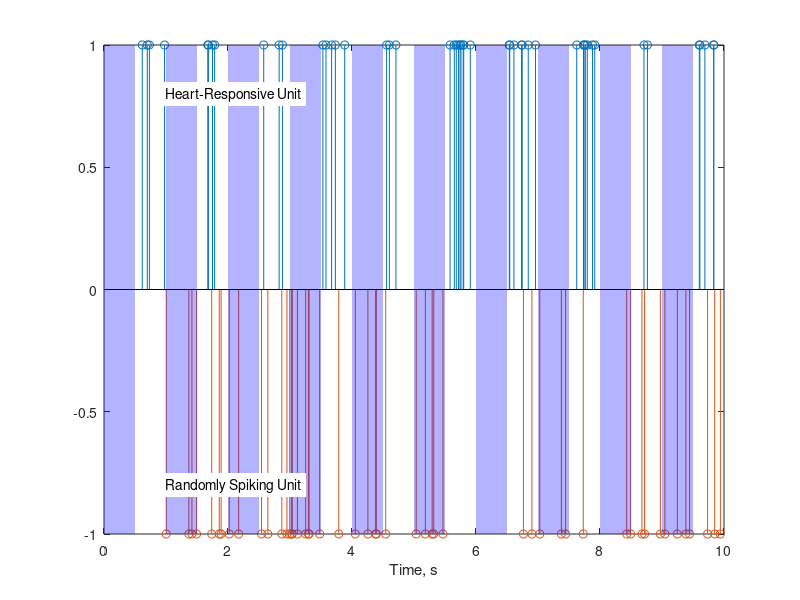

The MATLAB source for this figure: (Note: this script raises an error after producing the figure.)
function testsim_singleUnit_stability

stability1 = nan(1000, 1);
stability2 = nan(1000, 1);

heartBeatStarts = [0:9];

for simNum = 1:1000

    t1 = sort(rand(100, 1) * 10); % random timestamps, 10s @ 10 Hz
    
    % drop half of the t1 times imitation hart-beat modulation at 2 Hz
    t1_to_drop = arrayfun(@(x) t1 > x & t1 < x + 0.5, heartBeatStarts, 'UniformOutput', false);
    t1_to_drop = any([t1_to_drop{:}]');
    t1 = t1(~t1_to_drop);
    
    t2 = sort(rand(1, 50) * 10); % random timestamps, 10s @ 5 Hz (as I dropped half of the time stamps of t1)
    
    if simNum == 1
        figure, stem(t1, ones(length(t1),1)), hold on, stem(t2,(-1)*ones(length(t2),1))
        arrayfun(@(x) fill([x+0.5 x x x+0.5], [-1 -1 1 1], 'b', 'LineStyle', 'none', 'FaceAlpha', 0.3), heartBeatStarts, 'UniformOutput', false)
        text(1, -0.8, 'Randomly Spiking Unit', 'BackgroundColor', 'w')
        text(1, 0.8, 'Heart-Responsive Unit', 'BackgroundColor', 'w')
        xlabel('Time, s')
        hold off
    end
    
    FR1 = smooth(diff(t1),10);
    FR2 = smooth(diff(t2),10);
    
    stability1(simNum)=nanmean(FR1)/nanstd(FR1);
    stability2(simNum)=nanmean(FR2)/nanstd(FR2);

end

figure,
boxplot([stability1 stability2])
ylabel('Stability: mean/std')
set(gca, 'XTickLabel', {'Heart-Responsive Unit', 'Randomly Spiking Unit'})

end

